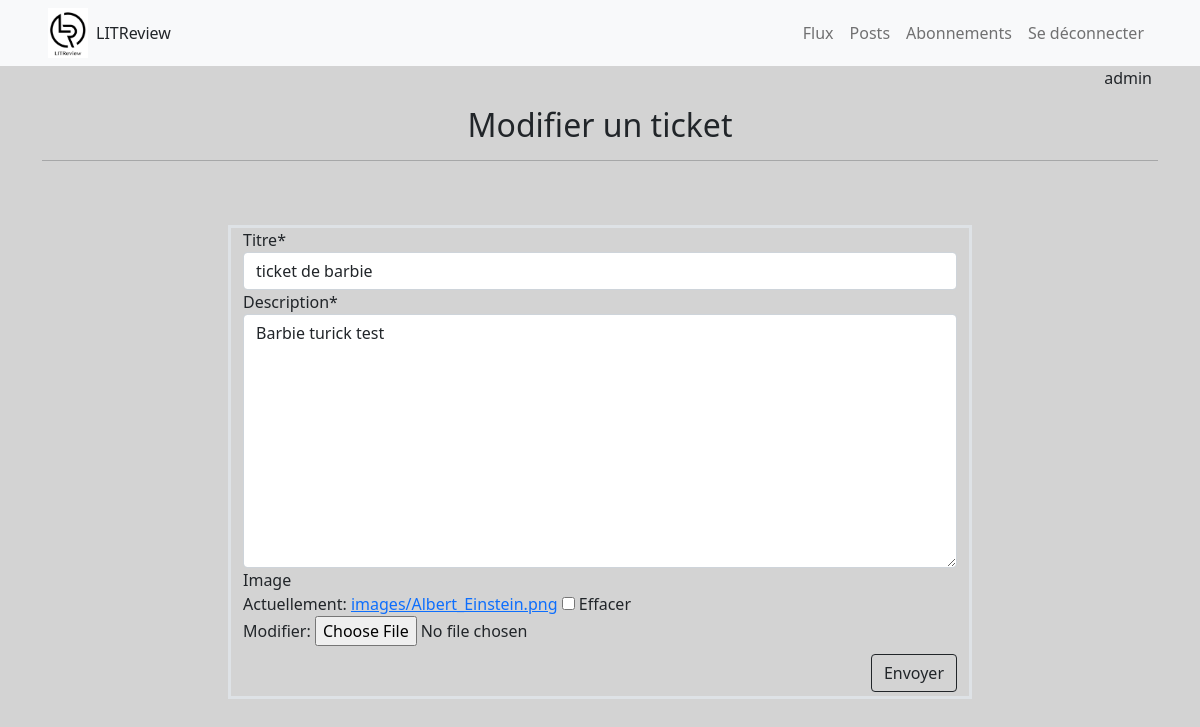
The page /add_ticket/2 (signed in) on the database its author committed.
### user/models.py (models this page shows)
class User(AbstractUser):
    pass

### ticket/models.py (models this page shows, shortened)
class Ticket(models.Model):
    title = models.CharField(max_length=128)
    description = models.TextField(max_length=2048)
    time_created = models.DateTimeField(default=timezone.now)
    author = models.ForeignKey(User, on_delete=models.CASCADE)
    image = models.ImageField(upload_to='images', null=True, blank=True)

### ticket/views.py (the view)
# urls.py: path('', views.create_ticket, name='add_ticket'),
@login_required
def create_ticket(request, id_ticket=None):
    instance_ticket = get_object_or_404(Ticket, pk=id_ticket) if id_ticket else None
    if request.method == 'POST':
        form = CreateTicketForm(request.POST, request.FILES, instance=instance_ticket)
        if form.is_valid():
            ticket = form.save(commit=False)
            ticket.author = request.user
            ticket = form.save()
            return redirect('/flux/')
    else:
        form = CreateTicketForm(instance=instance_ticket)
    context = {'form': form, 'title': 'Créer un ticket'}
    return render(request, 'ticket/create_ticket.html', context)

### ticket/forms.py
class CreateTicketForm(ModelForm):
    class Meta:
        model = Ticket
        fields = ['title', 'description', 'image']
        labels = {
            'title': 'Titre',
            'description': 'Description',
        }

### ticket/templates/ticket/create_ticket.html (shortened to what this page needs)
{% extends 'main.html' %}
{% load crispy_forms_tags %}
{% block content %}
<div class="text-center">
    {% if form.instance.id %}
        <h2 class="pt-3">Modifier un ticket</h2>
    {% else %}
        <h2 class="pt-3">Créer un ticket</h2>
    {% endif %}
    <hr>
 </div>
    <div class = "container pt-5">
        <div class="row justify-content-around align-items-start">
            <div class="col-8 border border-3">
                {% if form.instance.id %}
                    <form enctype="multipart/form-data" method="POST" action="{% url 'add_ticket' id_ticket=form.instance.id %}">
                {% else %}
                    <form enctype="multipart/form-data" method="POST" action="{% url 'add_ticket' %}">
                {% endif %}
                        {{form|crispy}}
                        <div class="d-flex justify-content-end" >
                            <button class="btn btn-outline-dark my-1 mt-2" type = "submit">Envoyer</button>
                        </div>
                    </form>
            </div>
        </div>
    </div>
{% endblock %}

### templates/main.html (shortened to what this page needs)
{% load static %}
<!doctype html>
<html lang="fr">
<head>
    <link href="https://cdn.jsdelivr.net/npm/bootstrap@5.0.1/dist/css/bootstrap.min.css" rel="stylesheet">
    <link rel="stylesheet" type ="text/css" href="{% static 'css/style_main.css' %}">
</head>
<body>
    {% if user.is_authenticated%}
        {% include 'bases/navbar.html' %}
        <div class="row justify-content-end">
            <span class="d-flex justify-content-end me-5">{{ user.username }}</span>
        </div>
    {% endif %}
    <div class= "container">
        {% block content %}{% endblock %}
    </div>
</body>
</html>

### static/css/style_main.css (style rules this page uses)
body { background-color: lightgrey; }

### rows shown on the page
User: username "admin"
Ticket: title "ticket de barbie", description "Barbie turick test"
